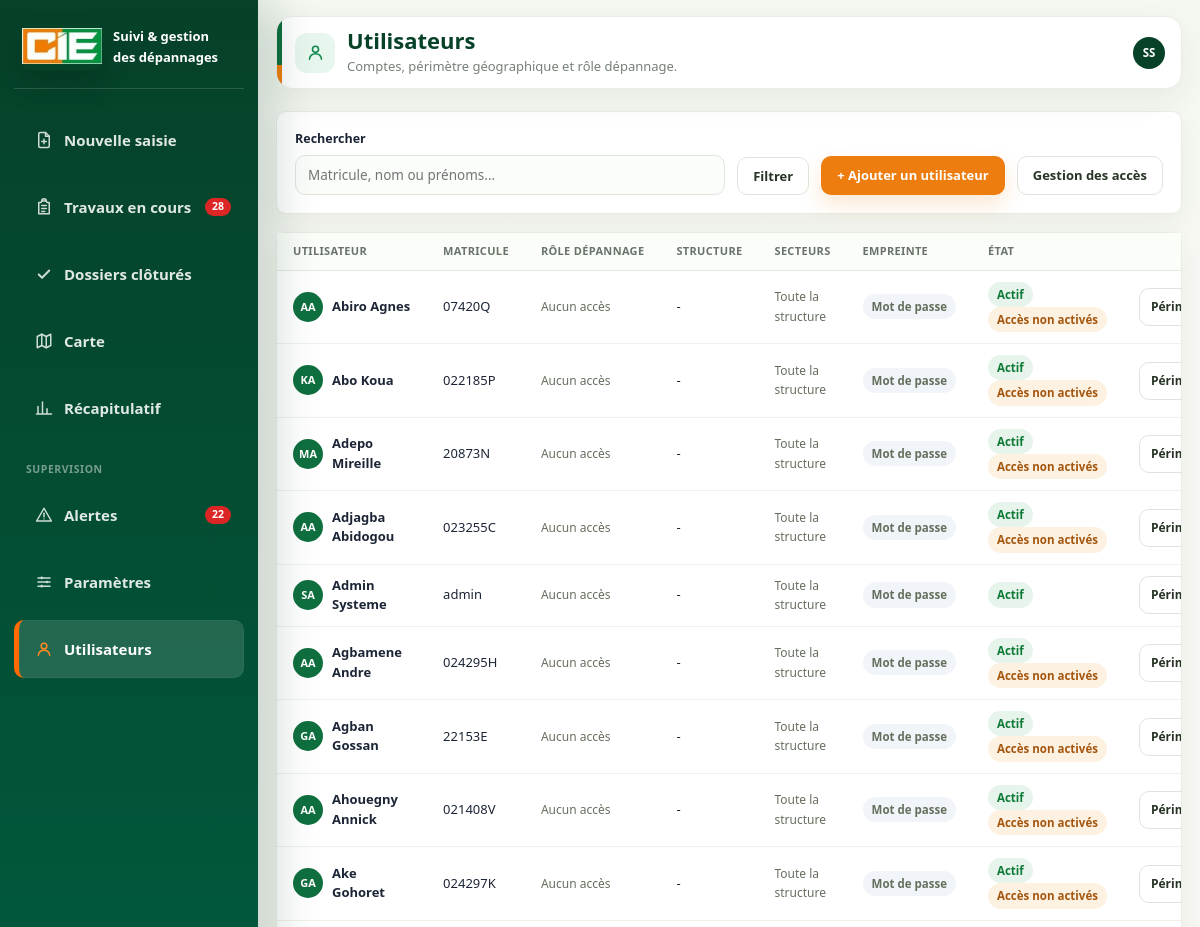
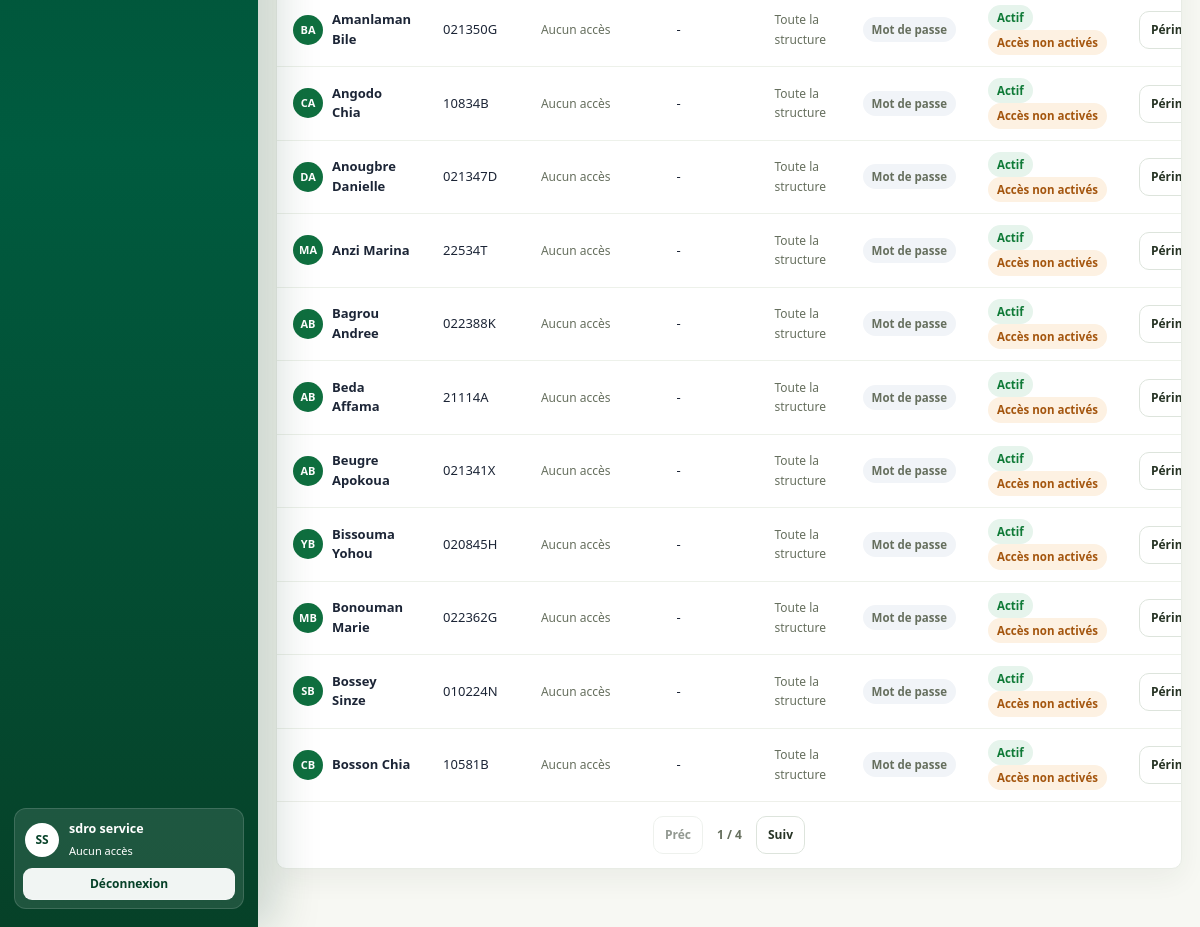
The app's page /dr_depannage/referentiel/utilisateurs/ (signed in) with its own data (2 pictures, top to bottom).
### core/models.py (models this page shows, shortened)
class Agent(AbstractBaseUser, PermissionsMixin):
    matricule = models.CharField(
        "matricule",
        max_length=30,
        unique=True,
        db_index=True,
        validators=[RegexValidator(r"^[A-Za-z0-9._-]{2,30}$", "Matricule invalide.")],
    )
    nom = models.CharField(max_length=80)
    prenoms = models.CharField(max_length=160)
    fonction = models.CharField(max_length=120, blank=True, default="")
    site = models.CharField(max_length=120, blank=True, default="")
    email = models.EmailField(max_length=255, blank=True, null=True, unique=True)
    direction = models.ForeignKey(
        DirectionRegionale,
        on_delete=models.PROTECT,
        related_name="agents",
        null=True,
        blank=True,
        verbose_name="direction régionale",
        help_text="Laisser vide pour un compte technique national (superutilisateur).",
    )
    must_change_password = models.BooleanField("doit changer son mot de passe", default=True)
    is_active = models.BooleanField("actif", default=True)
    is_staff = models.BooleanField("accès à l'administration", default=False)
    date_joined = models.DateTimeField(default=timezone.now)
    objects = AgentManager()
    USERNAME_FIELD = "matricule"
    REQUIRED_FIELDS = ["nom", "prenoms"]
    class Meta:
        verbose_name = "agent"
        verbose_name_plural = "agents"
        ordering = ["nom", "prenoms"]
    @property
    def premier_prenom(self) -> str:
        prenoms = (self.prenoms or "").strip()
        return prenoms.split()[0] if prenoms else ""
    def display_name(self) -> str:
        return f"{(self.nom or '').strip()} {self.premier_prenom}".strip()
    @property
    def profils(self) -> list[str]:
        return list(self.groups.values_list("name", flat=True))
    @property
    def profil(self) -> str:
        return next(iter(self.profils), "")

### referentiel/views.py (the view)
# urls.py: path("utilisateurs/", views.liste_utilisateurs, name="utilisateurs"),
@login_required
def liste_utilisateurs(request):
    redirection = _refuser_si_non_admin(request)
    if redirection:
        return redirection
    from core.models import AccesApplication
    agents = Agent.objects.select_related("affectation_depannage__structure").prefetch_related(
        "affectation_depannage__secteurs"
    )
    if not request.user.is_superuser:
        agents = agents.filter(is_superuser=False)
    recherche = request.GET.get("q", "").strip()
    if recherche:
        agents = agents.filter(
            Q(matricule__icontains=recherche)
            | Q(nom__icontains=recherche)
            | Q(prenoms__icontains=recherche)
        )
    paginator = Paginator(agents, 20)
    page_obj = paginator.get_page(request.GET.get("page"))
    params = request.GET.copy()
    params.pop("page", None)
    acces_par_agent = {
        acces.agent_id: acces
        for acces in AccesApplication.objects.filter(
            application__code="depannages", agent__in=page_obj.object_list
        )
    }
    lignes = [(agent, acces_par_agent.get(agent.pk)) for agent in page_obj.object_list]
    return render(
        request,
        "referentiel/utilisateurs.html",
        {
            "rubrique": "utilisateurs",
            "lignes": lignes,
            "q": recherche,
            "profils": permissions.PROFILS,
            "page_obj": page_obj,
            "querystring": params.urlencode(),
        },
    )

### core/services/acces.py (called while the page is built)
def acces_pour(agent, code_application: str):
    from core.models import AccesApplication
    if not getattr(agent, "is_authenticated", False):
        return None
    return (
        AccesApplication.objects.filter(
            agent=agent, application__code=code_application, actif=True
        )
        .select_related("application")
        .first()
    )

def profil_de(agent, code_application: str) -> str:
    acces = acces_pour(agent, code_application)
    return acces.profil if acces else ""

def a_le_droit(agent, code_application: str, droit: str, catalogue_profils: dict) -> bool:
    if getattr(agent, "is_superuser", False):
        return True
    profil = profil_de(agent, code_application)
    if not profil:
        return False
    return droit in catalogue_profils.get(profil, {}).get("droits", [])

### depannages/context_processors.py (called while the page is built)
def badges_navigation(request):
    user = getattr(request, "user", None)
    if not user or not user.is_authenticated:
        return {}
    ouverts = list(
        Depannage.objects.pour_utilisateur(user)
        .en_cours()
        .only("date_saisie", "delai_applique_heures", "type_intervention", "statut")
    )
    en_retard = sum(1 for d in ouverts if d.etat_delai == EtatDelai.DEPASSE)
    return {
        "nb_travaux_en_cours": len(ouverts),
        "nb_alertes": en_retard,
    }

### depannages/models.py (called while the page is built, shortened)
    def en_cours(self):
        return self.filter(
            type_intervention=TypeIntervention.PROVISOIRE,
            statut__in=[Statut.SAISI, Statut.EN_COURS],
        )

    def pour_utilisateur(self, user):
        from depannages import permissions
        if permissions.est_admin(user):
            return self

    @property
    def est_provisoire(self):
        return self.type_intervention == TypeIntervention.PROVISOIRE

    @property
    def est_ouvert(self):
        return self.est_provisoire and self.statut in {Statut.SAISI, Statut.EN_COURS}

    @property
    def heures_ecoulees(self):
        fin = self.date_regularisation or timezone.now()
        return (fin - self.date_saisie).total_seconds() / 3600

    @property
    def etat_delai(self):
        if not self.est_ouvert or not self.delai_applique_heures:
            return EtatDelai.SANS_OBJET
        consomme = (self.heures_ecoulees / self.delai_applique_heures) * 100
        if consomme >= 100:
            return EtatDelai.DEPASSE
        if consomme >= ParametreDelai.actuel().seuil_alerte_pct:
            return EtatDelai.BIENTOT
        return EtatDelai.OK

### templates/referentiel/utilisateurs.html (shortened to what this page needs)
{% extends "base.html" %}
{% load static depannage_extras %}
{% block titre_page %}Utilisateurs{% endblock %}
{% block titre_icone %}<span class="entete-icone"><span class="ico i-user" aria-hidden="true"></span></span>{% endblock %}
{% block sous_titre %}<p class="entete-sous-titre">Comptes, périmètre géographique et rôle dépannage.</p>{% endblock %}
{% block contenu %}
<div class="carte" style="margin-bottom:18px">
  <div class="corps">
    <form method="get" class="filtres">
      <div class="champ" style="flex:1">
        <label for="q">Rechercher</label>
        <input type="search" name="q" id="q" value="{{ q }}" placeholder="Matricule, nom ou prénoms...">
      </div>
      <button type="submit" class="btn secondaire">Filtrer</button>
      <a href="{% url 'referentiel:creer_utilisateur' %}" class="btn orange">+ Ajouter un utilisateur</a>
      <a href="{% url 'comptes:gestion_acces' %}" class="btn secondaire">Gestion des accès</a>
    </form>
  </div>
</div>
<div class="carte">
  <div class="tableau-conteneur">
    <table class="tableau">
      <thead>
        <tr>
          <th>Utilisateur</th><th>Matricule</th><th>Rôle dépannage</th>
          <th>Structure</th><th>Secteurs</th><th>Empreinte</th><th>État</th><th></th>
        </tr>
      </thead>
      <tbody>
        {% for compte, acces in lignes %}
          <tr>
            <td>
              <div style="display:flex;align-items:center;gap:9px">
                <div class="avatar" style="width:30px;height:30px;font-size:11px">{{ compte|initiales_agent }}</div>
                <strong>{{ compte.display_name }}</strong>
              </div>
            </td>
            <td>{{ compte.matricule }}</td>
            <td>
              {% if acces %}
                <span class="badge {% if not acces.actif %}gris{% elif acces.profil == 'Administration' %}violet{% elif acces.profil == 'Responsable' %}bleu{% else %}gris{% endif %}">
                  {{ acces.profil }}{% if not acces.actif %} (suspendu){% endif %}
                </span>
              {% else %}
                <span class="aide">Aucun accès</span>
              {% endif %}
            </td>
            <td>{{ compte.affectation_depannage.structure.code|default:"-" }}</td>
            <td>
              {% if compte.affectation_depannage.secteurs.exists %}
                {{ compte.affectation_depannage.secteurs.count }} secteur(s)
              {% else %}
                <span class="aide">Toute la structure</span>
              {% endif %}
            </td>
            <td>
              {% if compte.cles_webauthn.exists %}
                <span class="badge vert"><img src="{% static 'img/fingerprint.svg' %}" alt="" class="badge-icone"> Activée</span>
              {% else %}
                <span class="badge gris">Mot de passe</span>
              {% endif %}
            </td>
            <td>
              {% if compte.is_active %}
                <span class="badge vert">Actif</span>
              {% else %}
                <span class="badge rouge">Suspendu</span>
              {% endif %}
              {% if compte.must_change_password %}
                <span class="badge orange" title="L'agent ne s'est pas encore connecté pour choisir son mot de passe">
                  Accès non activés
                </span>
              {% endif %}
            </td>
            <td style="white-space:nowrap">
              <a href="{% url 'referentiel:modifier_utilisateur' compte.pk %}" class="btn secondaire petit">Périmètre</a>
            </td>
          </tr>
        {% empty %}
          <tr><td colspan="8" class="vide">Aucun utilisateur.</td></tr>
        {% endfor %}
      </tbody>
    </table>
  </div>
  {% if page_obj.has_other_pages %}
    <div class="pagination-simple">
      {% if page_obj.has_previous %}
        <a class="btn secondaire petit"
           href="?{% if querystring %}{{ querystring }}&amp;{% endif %}page={{ page_obj.previous_page_number }}">
          Préc
        </a>
      {% else %}
        <span class="btn secondaire petit desactive">Préc</span>
      {% endif %}
      <span class="pagination-compteur">
        {{ page_obj.number }} / {{ page_obj.paginator.num_pages }}
      </span>
      {% if page_obj.has_next %}
        <a class="btn secondaire petit"
           href="?{% if querystring %}{{ querystring }}&amp;{% endif %}page={{ page_obj.next_page_number }}">
          Suiv
        </a>
      {% else %}
        <span class="btn secondaire petit desactive">Suiv</span>
      {% endif %}
    </div>
  {% endif %}
</div>
{% endblock %}

### templates/base.html (shortened to what this page needs)
{% load static depannage_extras %}<!doctype html>
<html lang="fr">
<head>
  <link rel="stylesheet" href="{% static 'css/app.css' %}">
</head>
<body class="{% block body_class %}{% endblock %}">
<div class="app">
  <aside class="sidebar" id="sidebar">
    <div class="marque">
      <div class="logo cie"><img src="{% static 'img/Logo_CIE.jpg' %}" alt="CIE"></div>
      <div>
        <strong>Suivi &amp; gestion<br>des dépannages</strong>
      </div>
    </div>
    <nav>
      {% if user|peut_saisir %}
      <a href="{% url 'depannages:saisie' %}" class="{% if rubrique == 'saisie' %}actif{% endif %}">
        <span class="ico i-plus" aria-hidden="true"></span> Nouvelle saisie
      </a>
      {% endif %}
      <a href="{% url 'depannages:travaux_en_cours' %}" class="{% if rubrique == 'travaux' %}actif{% endif %}">
        <span class="ico i-clipboard" aria-hidden="true"></span> Travaux en cours
        {% if nb_travaux_en_cours %}<span class="pastille">{{ nb_travaux_en_cours }}</span>{% endif %}
      </a>
      <a href="{% url 'depannages:dossiers_clotures' %}" class="{% if rubrique == 'clotures' %}actif{% endif %}">
        <span class="ico i-check" aria-hidden="true"></span> Dossiers clôturés
      </a>
      <a href="{% url 'depannages:carte' %}" class="{% if rubrique == 'carte' %}actif{% endif %}">
        <span class="ico i-map" aria-hidden="true"></span> Carte
      </a>
      <a href="{% url 'depannages:tableau_bord' %}" class="{% if rubrique == 'tableau_bord' %}actif{% endif %}">
        <span class="ico i-chart" aria-hidden="true"></span> Récapitulatif
      </a>
      {% if user|est_responsable %}
        <div class="titre-groupe">Supervision</div>
        <a href="{% url 'depannages:alertes' %}" class="{% if rubrique == 'alertes' %}actif{% endif %}">
          <span class="ico i-alert" aria-hidden="true"></span> Alertes
          {% if nb_alertes %}<span class="pastille">{{ nb_alertes }}</span>{% endif %}
        </a>
        <a href="{% url 'referentiel:administration' %}" class="{% if rubrique == 'admin' %}actif{% endif %}">
          <span class="ico i-settings" aria-hidden="true"></span> Paramètres
        </a>
      {% endif %}
      {% if user|est_admin %}
        <a href="{% url 'referentiel:utilisateurs' %}" class="{% if rubrique == 'utilisateurs' %}actif{% endif %}">
          <span class="ico i-user" aria-hidden="true"></span> Utilisateurs
        </a>
      {% endif %}
    </nav>
    <div class="pied">
      <a href="{% url 'comptes:profil' %}" class="profil-sidebar">
        <span class="avatar">{{ user|initiales_agent }}</span>
        <span>
          <strong>{{ user.display_name }}</strong>
          <small>{{ user|profil_depannage|default:"Aucun accès" }}</small>
        </span>
      </a>
      <a href="{% url 'comptes:deconnexion' %}" class="btn-deconnexion">Déconnexion</a>
    </div>
  </aside>
  <div class="principal">
    <header class="entete">
      <div class="entete-titre-bloc">
        {% block titre_icone %}{% endblock %}
        <div>
          <h1>{% block titre_page %}Tableau de bord{% endblock %}</h1>
          {% block sous_titre %}{% endblock %}
        </div>
      </div>
      <a href="{% url 'comptes:profil' %}" class="avatar-mobile-entete">{{ user|initiales_agent }}</a>
    </header>
    <main class="contenu">
      {% block contenu %}{% endblock %}
    </main>
  </div>
</div>
</body>
</html>

### records on screen
Agent: prenoms+nom "SS", display_name "sdro service", id "Aucun accès"
Agent: prenoms+nom "AA", display_name "Abiro Agnes", matricule "07420Q", affectation_depannage.structure.code "-", shows "Mot de passe", is_active "Actif", must_change_password "Accès non activés"
Agent: prenoms+nom "KA", display_name "Abo Koua", matricule "022185P", affectation_depannage.structure.code "-", shows "Mot de passe", is_active "Actif", must_change_password "Accès non activés"
Agent: prenoms+nom "MA", display_name "Adepo Mireille", matricule "20873N", affectation_depannage.structure.code "-", shows "Mot de passe", is_active "Actif", must_change_password "Accès non activés"
Agent: prenoms+nom "AA", display_name "Adjagba Abidogou", matricule "023255C", affectation_depannage.structure.code "-", shows "Mot de passe", is_active "Actif", must_change_password "Accès non activés"
Agent: prenoms+nom "SA", display_name "Admin Systeme", matricule "admin", affectation_depannage.structure.code "-", shows "Mot de passe", is_active "Actif"
Agent: prenoms+nom "AA", display_name "Agbamene Andre", matricule "024295H", affectation_depannage.structure.code "-", shows "Mot de passe", is_active "Actif", must_change_password "Accès non activés"
Agent: prenoms+nom "GA", display_name "Agban Gossan", matricule "22153E", affectation_depannage.structure.code "-", shows "Mot de passe", is_active "Actif", must_change_password "Accès non activés"
Agent: prenoms+nom "AA", display_name "Ahouegny Annick", matricule "021408V", affectation_depannage.structure.code "-", shows "Mot de passe", is_active "Actif", must_change_password "Accès non activés"
Agent: prenoms+nom "GA", display_name "Ake Gohoret", matricule "024297K", affectation_depannage.structure.code "-", shows "Mot de passe", is_active "Actif", must_change_password "Accès non activés"
Agent: prenoms+nom "BA", display_name "Amanlaman Bile", matricule "021350G", affectation_depannage.structure.code "-", shows "Mot de passe", is_active "Actif", must_change_password "Accès non activés"
Agent: prenoms+nom "CA", display_name "Angodo Chia", matricule "10834B", affectation_depannage.structure.code "-", shows "Mot de passe", is_active "Actif", must_change_password "Accès non activés"
Agent: prenoms+nom "DA", display_name "Anougbre Danielle", matricule "021347D", affectation_depannage.structure.code "-", shows "Mot de passe", is_active "Actif", must_change_password "Accès non activés"
Agent: prenoms+nom "MA", display_name "Anzi Marina", matricule "22534T", affectation_depannage.structure.code "-", shows "Mot de passe", is_active "Actif", must_change_password "Accès non activés"
Agent: prenoms+nom "AB", display_name "Bagrou Andree", matricule "022388K", affectation_depannage.structure.code "-", shows "Mot de passe", is_active "Actif", must_change_password "Accès non activés"
Agent: prenoms+nom "AB", display_name "Beda Affama", matricule "21114A", affectation_depannage.structure.code "-", shows "Mot de passe", is_active "Actif", must_change_password "Accès non activés"
Agent: prenoms+nom "AB", display_name "Beugre Apokoua", matricule "021341X", affectation_depannage.structure.code "-", shows "Mot de passe", is_active "Actif", must_change_password "Accès non activés"
Agent: prenoms+nom "YB", display_name "Bissouma Yohou", matricule "020845H", affectation_depannage.structure.code "-", shows "Mot de passe", is_active "Actif", must_change_password "Accès non activés"
Agent: prenoms+nom "MB", display_name "Bonouman Marie", matricule "022362G", affectation_depannage.structure.code "-", shows "Mot de passe", is_active "Actif", must_change_password "Accès non activés"
Agent: prenoms+nom "SB", display_name "Bossey Sinze", matricule "010224N", affectation_depannage.structure.code "-", shows "Mot de passe", is_active "Actif", must_change_password "Accès non activés"
Agent: prenoms+nom "CB", display_name "Bosson Chia", matricule "10581B", affectation_depannage.structure.code "-", shows "Mot de passe", is_active "Actif", must_change_password "Accès non activés"

### other values on screen
{{ nb_travaux_en_cours }} "28"
{{ nb_alertes }} "22"
{{ page_obj.number }} "1"
{{ page_obj.paginator.num_pages }} "4"
